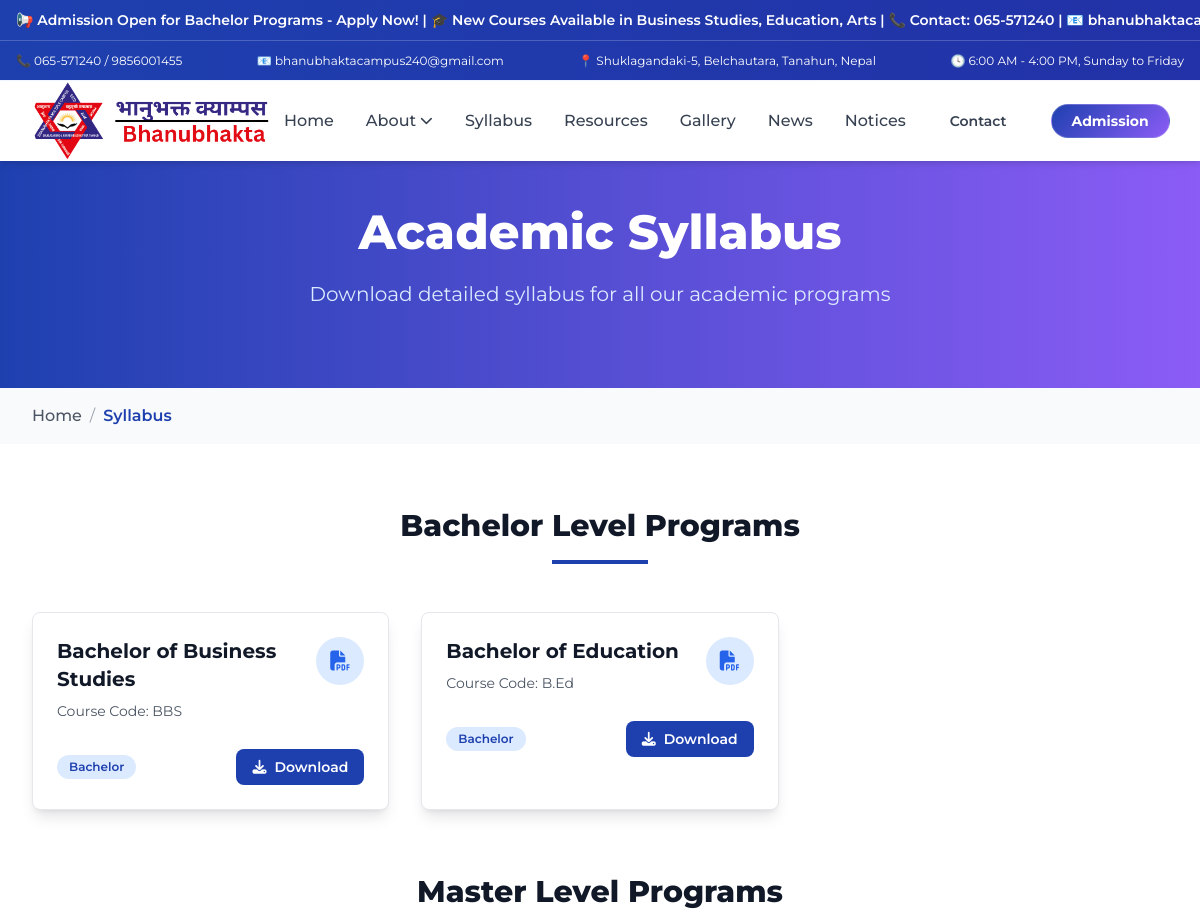
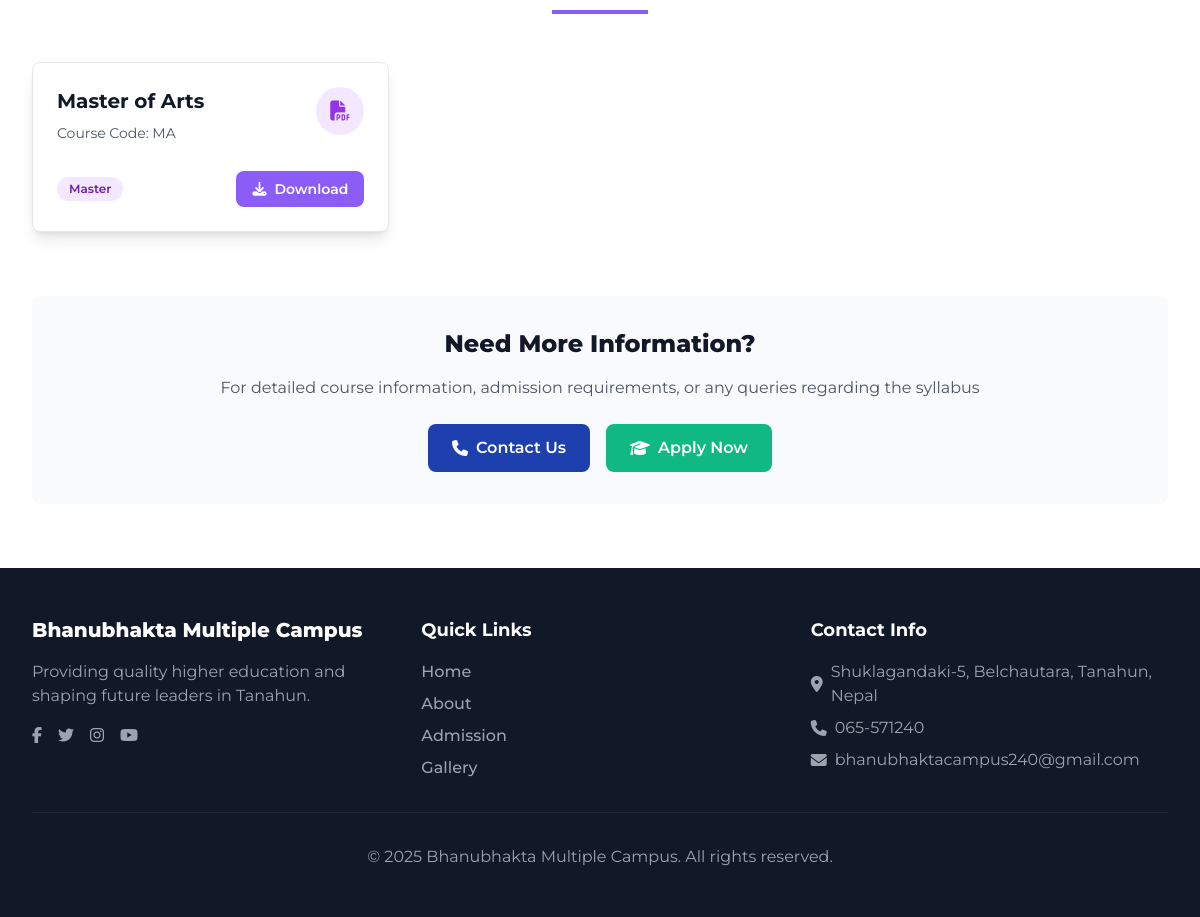
Page /syllabus/ on the committed database (2 pictures, top to bottom).
### base/models.py (models this page shows, shortened)
class Syllabus(models.Model):
    course = models.OneToOneField(Course, on_delete=models.CASCADE, primary_key=True)
    file = models.FileField(upload_to='syllabuses/', help_text="Upload the course syllabus as a PDF file.")

class Course(models.Model):
    LEVEL_CHOICES = (
        ('B', 'Bachelor'),
        ('M', 'Master'),
    )
    level = models.CharField(max_length=1, choices=LEVEL_CHOICES, default='B')
    name = models.CharField(max_length=100)
    course_code = models.CharField(max_length=20, unique=True)
    description = models.TextField(blank=True)
    image = models.ImageField(upload_to='course_images/', blank=True, null=True, help_text="Course image for display")

### base/views.py (the view)
# urls.py: path('syllabus/', views.syllabus, name='syllabus'),
def syllabus(request):
    bachelor_syllabuses = Syllabus.objects.filter(course__level='B').select_related('course').order_by('course__name')
    master_syllabuses = Syllabus.objects.filter(course__level='M').select_related('course').order_by('course__name')
    context = {
        'bachelor_syllabuses': bachelor_syllabuses,
        'master_syllabuses': master_syllabuses,
    }
    return render(request, 'syllabus.html', context)

### base/templates/syllabus.html (shortened to what this page needs)
{% extends 'base.html' %}
{% load static %}
{% block content %}
    <section class="py-20 bg-gradient-to-r from-school-blue to-school-purple">
        <div class="max-w-7xl mx-auto px-4 sm:px-6 lg:px-8 text-center">
            <h1 class="text-4xl md:text-5xl font-bold text-white mb-6">
                Academic Syllabus
            </h1>
            <p class="text-xl text-blue-100 max-w-3xl mx-auto">
                Download detailed syllabus for all our academic programs
            </p>
        </div>
    </section>
    <section class="py-4 bg-gray-50">
        <div class="max-w-7xl mx-auto px-4 sm:px-6 lg:px-8">
            <nav class="text-gray-600">
                <ol class="flex items-center space-x-2">
                    <li><a href="{% url 'base:home' %}" class="hover:text-school-blue">Home</a></li>
                    <li class="text-gray-400">/</li>
                    <li class="text-school-blue font-medium">Syllabus</li>
                </ol>
            </nav>
        </div>
    </section>
    <section class="py-16 bg-white">
        <div class="max-w-7xl mx-auto px-4 sm:px-6 lg:px-8">
            <div class="mb-16">
                <div class="text-center mb-12">
                    <h2 class="text-3xl font-bold text-gray-900 mb-4">Bachelor Level Programs</h2>
                    <div class="w-24 h-1 bg-school-blue mx-auto"></div>
                </div>
                {% if bachelor_syllabuses %}
                    <div class="grid md:grid-cols-2 lg:grid-cols-3 gap-8">
                        {% for syllabus in bachelor_syllabuses %}
                        <div class="bg-white rounded-lg shadow-lg hover:shadow-xl transition-shadow duration-300 border border-gray-200">
                            <div class="p-6">
                                <div class="flex items-start justify-between mb-4">
                                    <div class="flex-1">
                                        <h3 class="text-xl font-semibold text-gray-900 mb-2">
                                            {{ syllabus.course.name }}
                                        </h3>
                                        <p class="text-sm text-gray-600 mb-3">
                                            Course Code: {{ syllabus.course.course_code }}
                                        </p>
                                    </div>
                                    <div class="ml-4">
                                        <div class="w-12 h-12 bg-blue-100 rounded-full flex items-center justify-center">
                                            <i class="fas fa-file-pdf text-blue-600 text-xl"></i>
                                        </div>
                                    </div>
                                </div>
                                <div class="flex items-center justify-between">
                                    <span class="inline-flex items-center px-3 py-1 rounded-full text-xs font-medium bg-blue-100 text-blue-800">
                                        {{ syllabus.course.get_level_display }}
                                    </span>
                                    <a href="{{ syllabus.file.url }}" target="_blank"
                                       class="inline-flex items-center px-4 py-2 bg-school-blue text-white text-sm font-medium rounded-lg hover:bg-blue-700 transition-colors duration-300">
                                        <i class="fas fa-download mr-2"></i>
                                        Download
                                    </a>
                                </div>
                            </div>
                        </div>
                        {% endfor %}
                    </div>
                {% endif %}
            </div>
            <div class="mb-16">
                <div class="text-center mb-12">
                    <h2 class="text-3xl font-bold text-gray-900 mb-4">Master Level Programs</h2>
                    <div class="w-24 h-1 bg-school-purple mx-auto"></div>
                </div>
                {% if master_syllabuses %}
                    <div class="grid md:grid-cols-2 lg:grid-cols-3 gap-8">
                        {% for syllabus in master_syllabuses %}
                        <div class="bg-white rounded-lg shadow-lg hover:shadow-xl transition-shadow duration-300 border border-gray-200">
                            <div class="p-6">
                                <div class="flex items-start justify-between mb-4">
                                    <div class="flex-1">
                                        <h3 class="text-xl font-semibold text-gray-900 mb-2">
                                            {{ syllabus.course.name }}
                                        </h3>
                                        <p class="text-sm text-gray-600 mb-3">
                                            Course Code: {{ syllabus.course.course_code }}
                                        </p>
                                    </div>
                                    <div class="ml-4">
                                        <div class="w-12 h-12 bg-purple-100 rounded-full flex items-center justify-center">
                                            <i class="fas fa-file-pdf text-purple-600 text-xl"></i>
                                        </div>
                                    </div>
                                </div>
                                <div class="flex items-center justify-between">
                                    <span class="inline-flex items-center px-3 py-1 rounded-full text-xs font-medium bg-purple-100 text-purple-800">
                                        {{ syllabus.course.get_level_display }}
                                    </span>
                                    <a href="{{ syllabus.file.url }}" target="_blank"
                                       class="inline-flex items-center px-4 py-2 bg-school-purple text-white text-sm font-medium rounded-lg hover:bg-purple-700 transition-colors duration-300">
                                        <i class="fas fa-download mr-2"></i>
                                        Download
                                    </a>
                                </div>
                            </div>
                        </div>
                        {% endfor %}
                    </div>
                {% endif %}
            </div>
            <div class="bg-gray-50 rounded-lg p-8 text-center">
                <h3 class="text-2xl font-bold text-gray-900 mb-4">Need More Information?</h3>
                <p class="text-gray-600 mb-6">
                    For detailed course information, admission requirements, or any queries regarding the syllabus
                </p>
                <div class="flex flex-col sm:flex-row gap-4 justify-center">
                    <a href="{% url 'base:contact' %}"
                       class="inline-flex items-center px-6 py-3 bg-school-blue text-white font-medium rounded-lg hover:bg-blue-700 transition-colors duration-300">
                        <i class="fas fa-phone mr-2"></i>
                        Contact Us
                    </a>
                    <a href="{% url 'base:admission' %}"
                       class="inline-flex items-center px-6 py-3 bg-school-green text-white font-medium rounded-lg hover:bg-green-700 transition-colors duration-300">
                        <i class="fas fa-graduation-cap mr-2"></i>
                        Apply Now
                    </a>
                </div>
            </div>
        </div>
    </section>
{% endblock %}

### base/templates/base.html (style rules this page uses)
.font-clean { font-family: 'Montserrat', sans-serif; }
body { font-weight: 400; }
h1 { font-weight: 900; }
h2, h3 { font-weight: 600; }
p, li { font-weight: 400; }
a { font-weight: 500; }

### rows in the picture
Syllabus: course.name "Bachelor of Business Studies", course.course_code "BBS", course.level "Bachelor"
Syllabus: course.name "Bachelor of Education", course.course_code "B.Ed", course.level "Bachelor"
Syllabus: course.name "Master of Arts", course.course_code "MA", course.level "Master"
